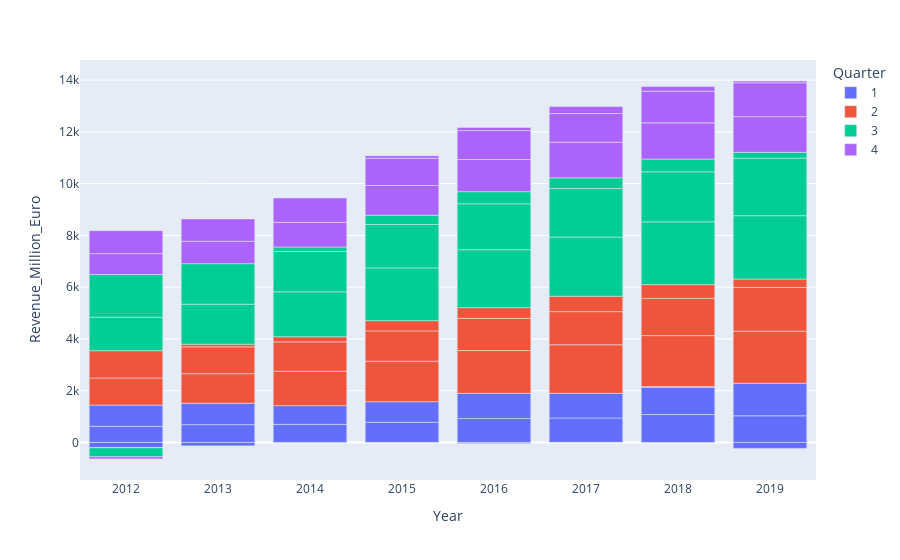

The notebook cell saved with this chart:
### Code cell
fig = px.bar(tourism_df, x="Year", y="Revenue_Million_Euro", color="Quarter")
fig.show()

### Figure 1 — Plotly figure (JSON) as saved in the notebook; plotly's stock layout.template omitted (floating-point values rounded to 4 significant figures)
{"data": [{"alignmentgroup": "True", "hovertemplate": "Quarter=1<br>Year=%{x}<br>Revenue_Million_Euro=%{y}<extra></extra>", "legendgroup": "1", "marker": {"color": "#636efa", "pattern": {"shape": ""}}, "name": "1", "offsetgroup": "1", "orientation": "v", "showlegend": true, "textposition": "auto", "type": "bar", "x": ["2012", "2013", "2014", "2015", "2016", "2017", "2018", "2019", "2012", "2013", "2014", "2015", "2016", "2017", "2018", "2019", "2012", "2013", "2014", "2015", "2016", "2017", "2018", "2019"], "xaxis": "x", "y": [621, 688, 699, 780, 926, 945, 1079, 1029, 821, 828, 723, 794, 971, 952, 1047, 1260, -200, -140, -24, -14, -45, -7, 32, -231], "yaxis": "y"}, {"alignmentgroup": "True", "hovertemplate": "Quarter=2<br>Year=%{x}<br>Revenue_Million_Euro=%{y}<extra></extra>", "legendgroup": "2", "marker": {"color": "#EF553B", "pattern": {"shape": ""}}, "name": "2", "offsetgroup": "2", "orientation": "v", "showlegend": true, "textposition": "auto", "type": "bar", "x": ["2012", "2013", "2014", "2015", "2016", "2017", "2018", "2019", "2012", "2013", "2014", "2015", "2016", "2017", "2018", "2019", "2012", "2013", "2014", "2015", "2016", "2017", "2018", "2019"], "xaxis": "x", "y": [1048, 1140, 1331, 1566, 1655, 1876, 1970, 2012, 1054, 1037, 1133, 1170, 1243, 1281, 1438, 1689, -6, 103, 198, 396, 412, 595, 532, 323], "yaxis": "y"}, {"alignmentgroup": "True", "hovertemplate": "Quarter=3<br>Year=%{x}<br>Revenue_Million_Euro=%{y}<extra></extra>", "legendgroup": "3", "marker": {"color": "#00cc96", "pattern": {"shape": ""}}, "name": "3", "offsetgroup": "3", "orientation": "v", "showlegend": true, "textposition": "auto", "type": "bar", "x": ["2012", "2013", "2014", "2015", "2016", "2017", "2018", "2019", "2012", "2013", "2014", "2015", "2016", "2017", "2018", "2019", "2012", "2013", "2014", "2015", "2016", "2017", "2018", "2019"], "xaxis": "x", "y": [1296, 1546, 1734, 2037, 2241, 2287, 2425, 2448, 1648, 1565, 1559, 1680, 1771, 1875, 1931, 2223, -351, -19, 175, 357, 470, 412, 494, 225], "yaxis": "y"}, {"alignmentgroup": "True", "hovertemplate": "Quarter=4<br>Year=%{x}<br>Revenue_Million_Euro=%{y}<extra></extra>", "legendgroup": "4", "marker": {"color": "#ab63fa", "pattern": {"shape": ""}}, "name": "4", "offsetgroup": "4", "orientation": "v", "showlegend": true, "textposition": "auto", "type": "bar", "x": ["2012", "2013", "2014", "2015", "2016", "2017", "2018", "2019", "2012", "2013", "2014", "2015", "2016", "2017", "2018", "2019", "2012", "2013", "2014", "2015", "2016", "2017", "2018", "2019"], "xaxis": "x", "y": [806, 864, 952, 1148, 1242, 1377, 1400, 1378, 889, 865, 952, 1050, 1118, 1107, 1223, 1308, -83, -1, 0, 98, 124, 270, 177, 70], "yaxis": "y"}], "layout": {"barmode": "relative", "legend": {"title": {"text": "Quarter"}, "tracegroupgap": 0}, "margin": {"t": 60}, "xaxis": {"anchor": "y", "domain": [0, 1], "title": {"text": "Year"}}, "yaxis": {"anchor": "x", "domain": [0, 1], "title": {"text": "Revenue_Million_Euro"}}}}
